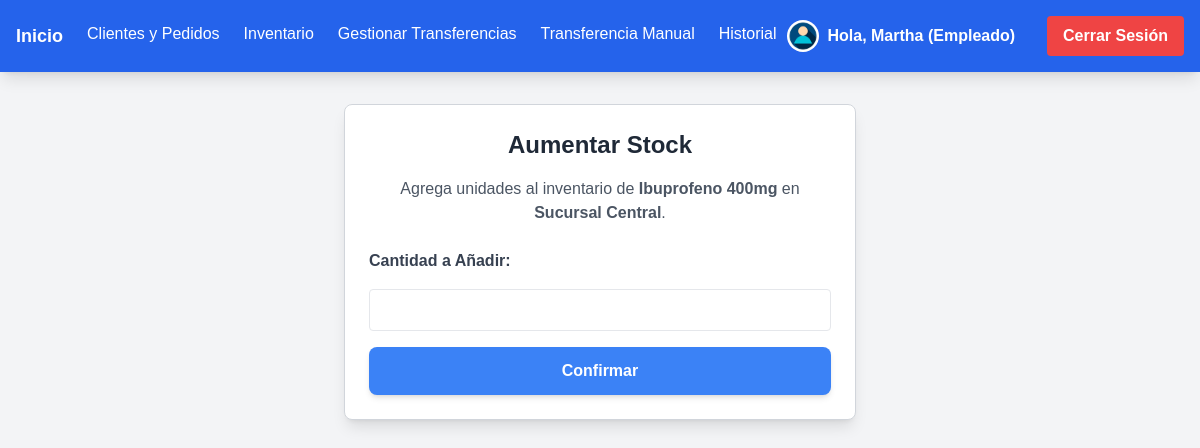
Screenshot of /inventario/aumentar/3/ (signed in) with the database file from the repository.
### farmacia/models.py (models this page shows, shortened)
class Perfil(models.Model):
    usuario = models.OneToOneField(User, on_delete=models.CASCADE)
    rol = models.CharField(max_length=10, choices=ROLES, default='cliente')
    sucursal = models.ForeignKey('Sucursal', on_delete=models.SET_NULL, null=True, blank=True)

class Inventario(models.Model):
    sucursal = models.ForeignKey(Sucursal, on_delete=models.CASCADE)
    medicamento = models.ForeignKey(Medicamento, on_delete=models.CASCADE)
    cantidad = models.PositiveIntegerField(default=0)

class Medicamento(models.Model):
    nombre = models.CharField(max_length=100)
    descripcion = models.TextField()
    precio = models.DecimalField(max_digits=10, decimal_places=2)

class Sucursal(models.Model):
    nombre = models.CharField(max_length=100)
    direccion = models.CharField(max_length=200)

### farmacia/views.py (the view, shortened to what this page needs)
# urls.py: path('inventario/aumentar/<int:inventario_id>/', aumentar_stock, name='aumentar_stock'),
@login_required
@user_passes_test(es_empleado)
def aumentar_stock(request, inventario_id):
    inventario = get_object_or_404(Inventario, id=inventario_id)
    return render(request, 'farmacia/aumentar_stock.html', {'inventario': inventario})

### farmacia/views.py (called while the page is built)
def es_empleado(user):
    return user.is_authenticated and getattr(user, 'perfil', None) and user.perfil.rol == 'empleado'

### farmacia/templates/farmacia/aumentar_stock.html (shortened to what this page needs)
{% extends "farmacia/base.html" %}
{% block content %}
<div class="max-w-lg mx-auto bg-white p-6 rounded-lg shadow-lg border border-gray-300">
    <h2 class="text-2xl font-bold text-center text-gray-800 mb-4">Aumentar Stock</h2>
    <p class="text-gray-600 text-center mb-6">Agrega unidades al inventario de <strong>{{ inventario.medicamento.nombre }}</strong> en <strong>{{ inventario.sucursal.nombre }}</strong>.</p>
    <form method="post" class="space-y-4">
        <label class="block text-gray-700 font-semibold">Cantidad a Añadir:</label>
        <input type="number" name="cantidad" min="1" class="w-full border rounded p-2" required>
        <button class="w-full bg-blue-500 hover:bg-blue-600 text-white font-bold py-3 px-6 rounded-lg shadow-md transition duration-300">
            Confirmar
        </button>
    </form>
</div>
{% endblock %}

### farmacia/templates/farmacia/base.html (shortened to what this page needs)
<!DOCTYPE html>
<html lang="es">
<head>
    {% load static %}
    <script src="https://cdn.tailwindcss.com"></script>
    <link rel="stylesheet" href="{% static 'css/styles.css' %}">
</head>
<body class="bg-gray-100">
    <nav class="bg-blue-600 p-4 text-white flex justify-between items-center shadow-lg">
        <div class="flex space-x-6">
            <a href="{% url 'inicio' %}" class="font-bold text-lg">Inicio</a>
            {% if user.is_authenticated %}
                {% if user.perfil.rol == "cliente" %}
                    <a href="{% url 'mis_pedidos' %}" class="hover:underline">Mis Pedidos</a>
                    <a href="{% url 'listar_medicamentos' %}" class="bg-green-500 hover:bg-green-600 text-white font-bold py-2 px-4 rounded">
                        Realizar Pedido
                    </a>
                {% elif user.perfil.rol == "empleado" %}
                    <a href="{% url 'gestionar_clientes_pedidos' %}" class="hover:underline">Clientes y Pedidos</a>
                    <a href="{% url 'ver_inventario' %}" class="hover:underline">Inventario</a>
                    <a href="{% url 'gestionar_transferencias' %}" class="hover:underline">Gestionar Transferencias</a>
                    <a href="{% url 'transferencias_manual' %}" class="hover:underline">Transferencia Manual</a>
                    <a href="{% url 'historial_transferencias' %}" class="hover:underline">Historial</a>
                {% elif user.perfil.rol == "admin" %}
                    <a href="{% url 'admin:index' %}" class="hover:underline">Panel Admin</a>
                    <a href="{% url 'historial_transferencias' %}" class="hover:underline">Historial de Transferencias</a>
                {% endif %}
            {% endif %}
        </div>
        <div class="flex space-x-4 items-center">
            {% if user.is_authenticated %}
                <span class="mr-4 font-semibold flex items-center">
                    <img src="{% static 'img/user-icon.png' %}" alt="User" class="w-8 h-8 rounded-full mr-2">
                    Hola, {{ user.username }} ({{ user.perfil.rol|title }})
                </span>
                <form method="post" action="{% url 'logout' %}" class="inline">
                    <button type="submit" class="bg-red-500 hover:bg-red-600 text-white font-bold py-2 px-4 rounded">
                        Cerrar Sesión
                    </button>
                </form>
            {% else %}
                <a href="{% url 'login' %}" class="hover:underline">Iniciar Sesión</a>
                <a href="{% url 'registro' %}" class="bg-green-500 hover:bg-green-600 text-white font-bold py-2 px-4 rounded">
                    Registrarse
                </a>
            {% endif %}
        </div>
    </nav>
    <div class="container mx-auto mt-8 px-4">
        {% block content %}{% endblock %}
    </div>
</body>
</html>

### farmacia/static/css/styles.css (style rules this page uses)
body { font-family: Arial, sans-serif; background: url('/static/img/fondo.jpg') no-repeat center center fixed; background-size: cover; color: #333; }
.bg-blue-500, .bg-green-500 { transition: all 0.3s ease-in-out; }
button { transition: all 0.3s ease-in-out; }

### rows the page displays
Inventario: medicamento.nombre "Ibuprofeno 400mg", sucursal.nombre "Sucursal Central"

### other values shown
{{ user.username }} "Martha"
{{ user.perfil.rol|title }} "Empleado"
